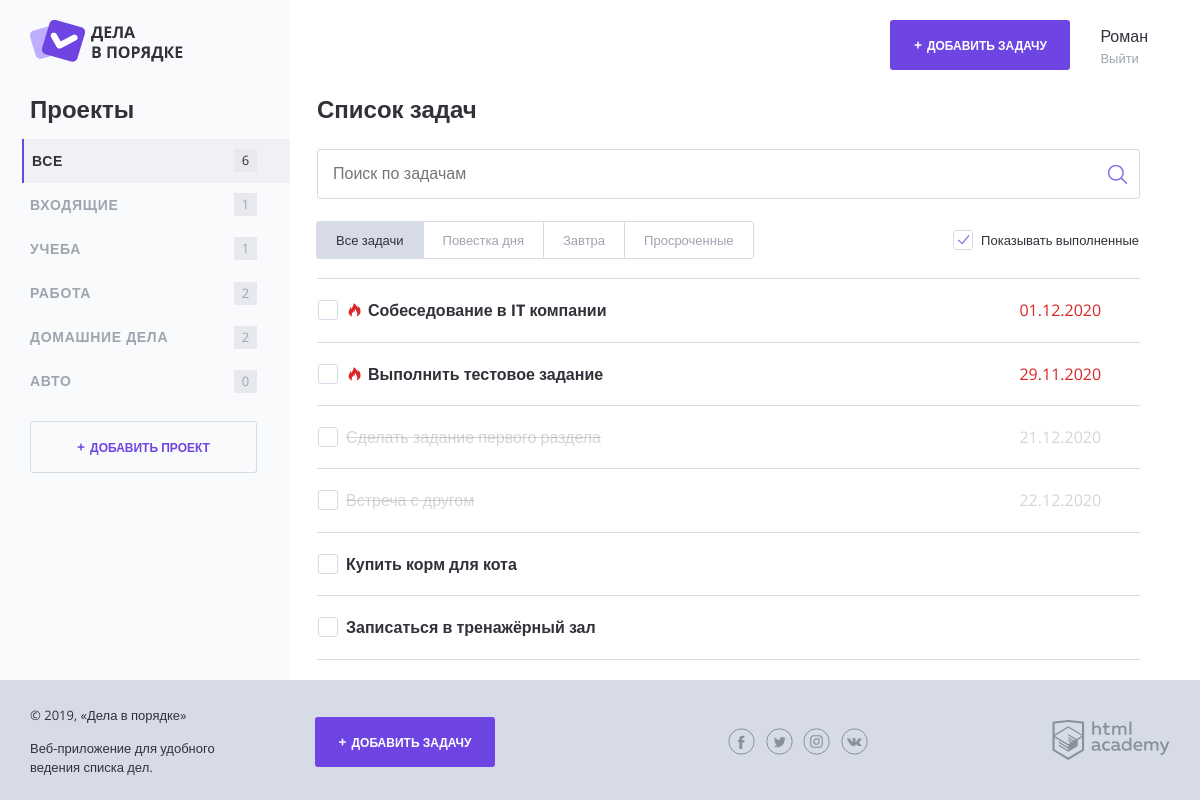
The page / on the database its author committed.
### tables this page shows
CREATE TABLE projects (
    id INT AUTO_INCREMENT PRIMARY KEY,
    project_name VARCHAR(128) NOT NULL UNIQUE,
    user_id INT NOT NULL
);

CREATE TABLE tasks (
    project_id INT NOT NULL,
    user_id INT NOT NULL,
    id INT AUTO_INCREMENT PRIMARY KEY,
    task_name VARCHAR(32) NOT NULL UNIQUE,
    task_deadline DATETIME,
    task_done tinyint(1) default NULL
);

### functions.php (called while the page is built, shortened)
<?php
function include_template($name, array $data = []) {
    $name = 'templates/' . $name;
    extract($data);
    require $name;
    $result = ob_get_clean();
    return $result;
};
function count_task($arr, $project) {
    $count = 0;
    foreach($arr as $task) {
        if ($task['project_id'] === $project || $project === '1') {
            $count++;
        }
    };
    return($count);
};
function date_overdue($date) {
    if ($date !== null) {
        $diff = strtotime($date) - strtotime("now");
        $hours_count = floor($diff/3600);
        return $hours_count;
    };
};
?>

### templates/main.php (the view, shortened to what this page needs)
<div class="content">
    <section class="content__side">
        <h2 class="content__side-heading">Проекты</h2>
        <nav class="main-navigation">
            <ul class="main-navigation__list">
            <?php foreach ($projects as $project): ?>
                <li class="main-navigation__list-item <?= ($project['id'] == 1) ? 'main-navigation__list-item--active':''?>">
                    <a class="main-navigation__list-item-link" href="#"><?= $project['project_name'] ?></a>
                    <span class="main-navigation__list-item-count"><?= count_task($tasks, $project['id'])?></span>
                </li>
            <?php endforeach; ?>
            </ul>
        </nav>
        <a class="button button--transparent button--plus content__side-button"
            href="pages/form-project.html" target="project_add">Добавить проект</a>
    </section>
    <main class="content__main">
        <h2 class="content__main-heading">Список задач</h2>
        <form class="search-form" action="index.php" method="post" autocomplete="off">
            <input class="search-form__input" type="text" name="" value="" placeholder="Поиск по задачам">
            <input class="search-form__submit" type="submit" name="" value="Искать">
        </form>
        <div class="tasks-controls">
            <nav class="tasks-switch">
                <a href="/" class="tasks-switch__item tasks-switch__item--active">Все задачи</a>
                <a href="/" class="tasks-switch__item">Повестка дня</a>
                <a href="/" class="tasks-switch__item">Завтра</a>
                <a href="/" class="tasks-switch__item">Просроченные</a>
            </nav>
            <label class="checkbox">
                <span class="checkbox__text">Показывать выполненные</span>
            </label>
        </div>
        <table class="tasks">
        <?php foreach ($tasks as $task):?>
            <tr class="tasks__item task <?= ($task['task_done'] === '1') ? 'task--completed':''?> <?= ($task['task_done'] !== '1') && !empty($task['task_deadline']) && (date_overdue($task['task_deadline']) <= 24) ? 'task--important':''?>">
                <td class="task__select">
                    <label class="checkbox task__checkbox">
                        <span class="checkbox__text"><?= htmlspecialchars($task['task_name']); ?></span>
                    </label>
                </td>
                <td class="task__date">
                    <?= (!empty($task['task_deadline'])) ? strftime("%d.%m.%Y", strtotime($task['task_deadline'])):'' ?>
                </td>
            </tr>
        <?php endforeach; ?>
        </table>
    </main>
</div>

### templates/layout.php (shortened to what this page needs)
<!DOCTYPE html>
<html lang="ru">
<head>
    <link rel="stylesheet" href="css/normalize.css">
    <link rel="stylesheet" href="css/style.css">
    <link rel="stylesheet" href="css/flatpickr.min.css">
</head>
<body>
<div class="page-wrapper">
    <div class="container container--with-sidebar">
        <header class="main-header">
            <a href="/">
                <img src="img/logo.png" width="153" height="42" alt="Логотип Дела в порядке">
            </a>
            <div class="main-header__side">
                <a class="main-header__side-item button button--plus open-modal" href="pages/form-task.html">Добавить задачу</a>
                <div class="main-header__side-item user-menu">
                    <div class="user-menu__data">
                        <p>Роман</p>
                        <a href="#">Выйти</a>
                    </div>
                </div>
            </div>
        </header>
      <?= $content; ?>
    </div>
</div>
<footer class="main-footer">
    <div class="container">
        <div class="main-footer__copyright">
            <p>© 2019, «Дела в порядке»</p>
            <p>Веб-приложение для удобного ведения списка дел.</p>
        </div>
        <a class="main-footer__button button button--plus" href="pages/form-task.html">Добавить задачу</a>
        <div class="main-footer__social social">
            <a class="social__link social__link--facebook" href="#">
            </a>
            <a class="social__link social__link--twitter" href="#">
            </a>
            <a class="social__link social__link--instagram" href="#">
            </a>
            <a class="social__link social__link--vkontakte" href="#">
            </a>
        </div>
        <div class="main-footer__developed-by">
            <a href="https://htmlacademy.ru/intensive/php">
                <img src="img/htmlacademy.svg" alt="HTML Academy" width="118" height="40">
            </a>
        </div>
    </div>
</footer>
</body>
</html>

### index.php (shortened to what this page needs)
<?php
$show_complete_tasks = rand(0, 1);
$connect = mysqli_connect ('localhost', 'root', 'root', 'doingsdone');
mysqli_set_charset($connect, "utf8");
$sql_projects = "SELECT * FROM projects WHERE user_id = 2";
$result = mysqli_query($connect, $sql_projects);
if($result) {
    $projects = mysqli_fetch_all($result, MYSQLI_ASSOC);
} else {
    $error = mysqli_error($connect);
    print ("Ошибка MySQL" . $error);
}
$sql_tasks = "SELECT * FROM tasks WHERE user_id = 2";
$result = mysqli_query($connect, $sql_tasks);
if($result) {
    $tasks = mysqli_fetch_all($result, MYSQLI_ASSOC);
} else {
    $error = mysqli_error($connect);
    print ("Ошибка MySQL" . $error);
}
include 'functions.php';
$page_content = include_template('main.php', ['projects' => $projects, 'tasks' => $tasks, 'show_complete_tasks' => $show_complete_tasks]);
$layout_content = include_template('layout.php', ['content' => $page_content, 'title' => "Дела в порядке"]);
print($layout_content);
?>

### rows shown on the page
projects: project_name "ВСЕ", id "6"
projects: project_name "ВХОДЯЩИЕ", id "1"
projects: project_name "УЧЕБА", id "1"
projects: project_name "РАБОТА", id "2"
projects: project_name "ДОМАШНИЕ ДЕЛА", id "2"
projects: project_name "АВТО", id "0"
tasks: task_name "Собеседование в IT компании", task_deadline "01.12.2020"
tasks: task_name "Выполнить тестовое задание", task_deadline "29.11.2020"
tasks: task_name "Сделать задание первого раздела", task_deadline "21.12.2020"
tasks: task_name "Встреча с другом", task_deadline "22.12.2020"
tasks: task_name "Купить корм для кота"
tasks: task_name "Записаться в тренажёрный зал"
